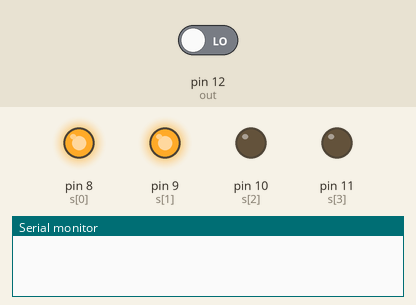
This sketch was run on a simulated Arduino Uno, built with avr-gcc and run on an emulated ATmega328P. Shown: output pins drawn as LEDs (lit = HIGH), the last lines printed to the serial monitor. Inputs (shaded band) come from the test bench; at power-on: pin 12 (out) LOW.

Above: at 0.5 s.
At 1.5 s:
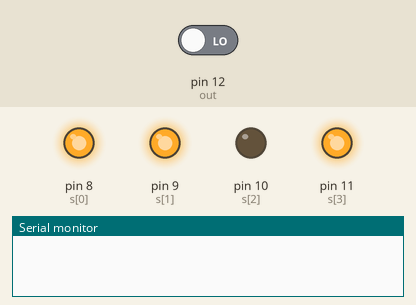
At 2.5 s:
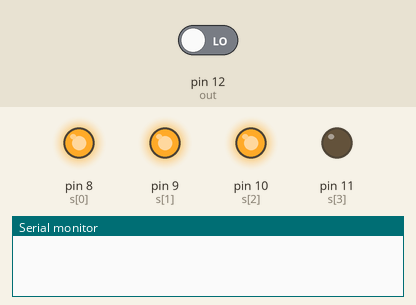
At 4.5 s:
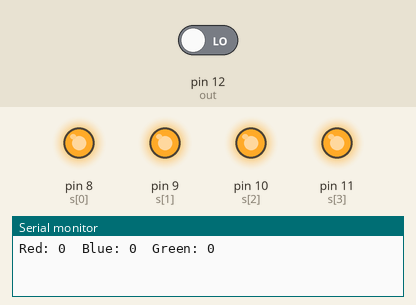
Timing chart, 0 to 7.8 s (numbered marks = the images above):
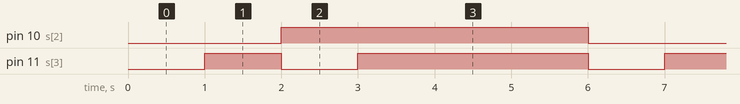

The sketch:

ex07.ino
```cpp
int s[] = {8, 9, 10, 11};
int out = 12;
int color[4]; //red, blue, clear, green
void setup() {
  Serial.begin(9600);
  for(int i=0; i<4; i++)
    pinMode(s[i], OUTPUT);
    pinMode(out, INPUT);
    digitalWrite(s[0], HIGH);
    digitalWrite(s[1], HIGH);
}

void loop() {
  int c=0;
  for(int i=0; i<2; i++)
    for(int j=0; j<2; j++){
      digitalWrite(s[2], i);
      digitalWrite(s[3], j);
      color[c++] = pulseIn(out, LOW);
    }
  Serial.println("Red: "+String(color[0])+"\tBlue: "+
  String(color[1]) +"\tGreen: "+String(color[2]));
  delay(2000);
}
```

Measured:
- by itself, pin 10 (s[2]): alternates HIGH for 4.0 s and LOW for 2.0 s
- by itself, pin 11 (s[3]): repeats every 6.0 s: LOW 1.0 s, HIGH 3.0 s, LOW 1.0 s, HIGH 1.0 s
- by itself, everything shown: repeats every 6.0 s, in 4 steps
